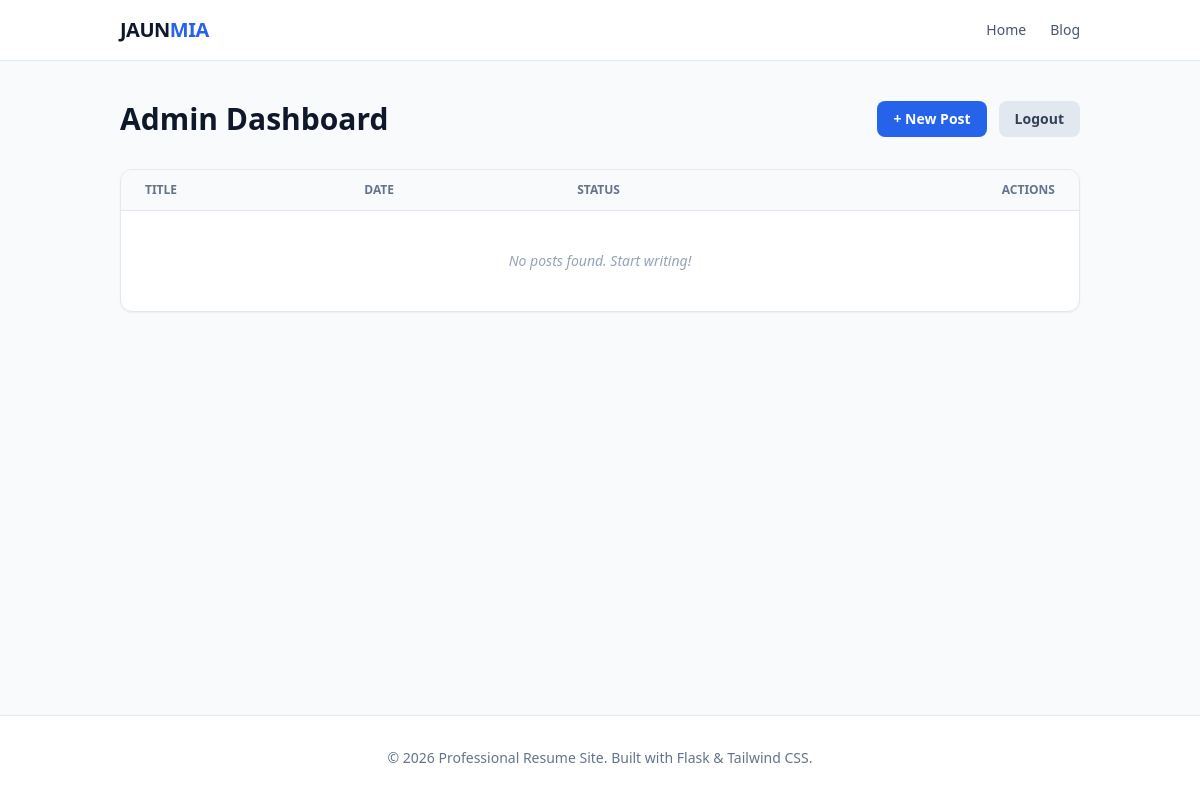
Page /admin/ (signed in) on the earlier database version.
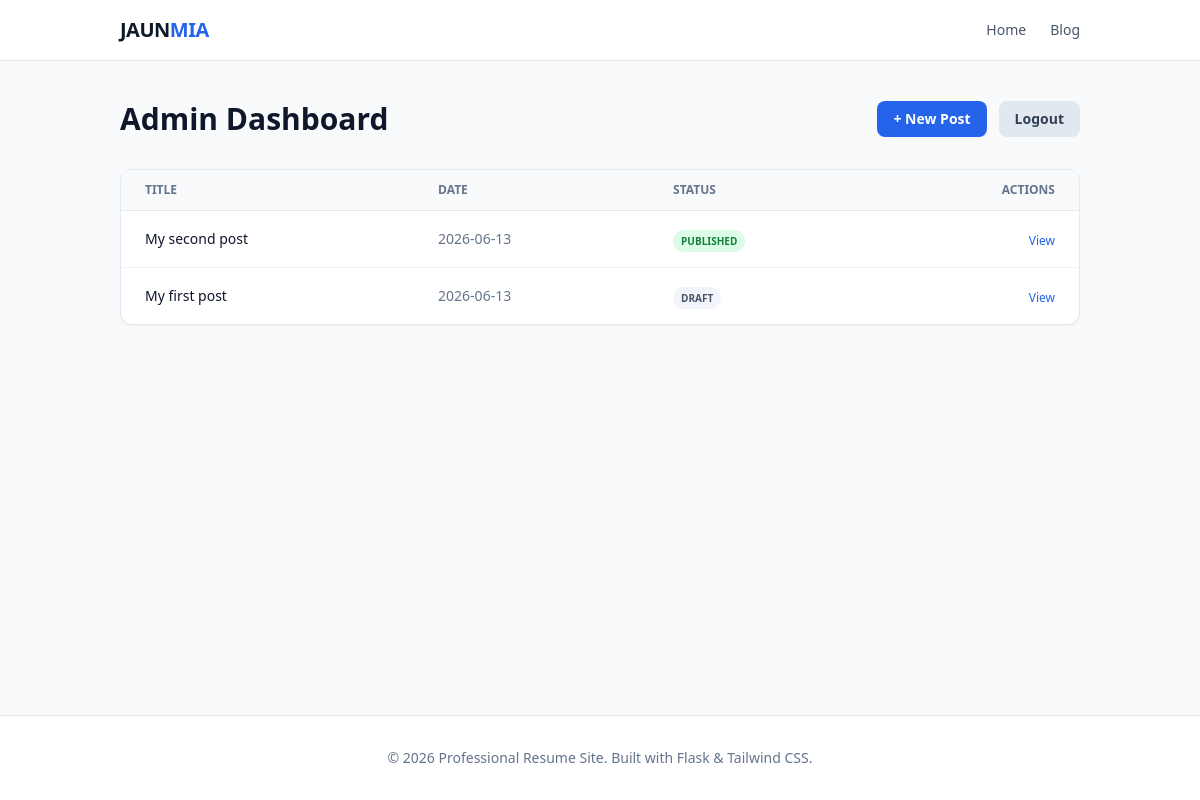
Same page on the later database version.
### blog/models.py (models this page shows, shortened)
class BlogPost(db.Model):
    __tablename__ = 'blog_posts'
    id = db.Column(db.Integer, primary_key=True)
    title = db.Column(db.String(200), nullable=False)
    slug = db.Column(db.String(200), unique=True, nullable=False) # URL-friendly version of title
    date_posted = db.Column(db.DateTime, default=datetime.utcnow)
    content = db.Column(db.Text, nullable=False)
    is_published = db.Column(db.Boolean, default=False)

### admin/routes.py (the view)
@admin_bp.route('/')
def dashboard():
    posts = BlogPost.query.order_by(BlogPost.date_posted.desc()).all()
    return render_template('admin/dashboard.html', posts=posts)

### admin/routes.py (called while the page is built)
def is_logged_in():
    return session.get('logged_in')

@admin_bp.before_request
def restrict_to_admin():
    if not is_logged_in():
        if request.endpoint != 'admin.login':
            return redirect(url_for('admin.login'))

### templates/admin/dashboard.html (shortened to what this page needs)
{% extends "base.html" %}
{% block content %}
<div class="flex justify-between items-center mb-8">
    <h1 class="text-3xl font-bold text-slate-900">Admin Dashboard</h1>
    <div class="flex gap-3">
        <a href="{{ url_for('admin.create_post') }}" class="bg-blue-600 text-white px-4 py-2 rounded-lg text-sm font-semibold hover:bg-blue-700 transition-colors">
            + New Post
        </a>
        <a href="{{ url_for('admin.logout') }}" class="bg-slate-200 text-slate-700 px-4 py-2 rounded-lg text-sm font-semibold hover:bg-slate-300 transition-colors">
            Logout
        </a>
    </div>
</div>
<div class="bg-white rounded-xl border border-slate-200 shadow-sm overflow-hidden">
    <table class="w-full text-left border-collapse">
        <thead class="bg-slate-50 border-b border-slate-200">
            <tr>
                <th class="px-6 py-3 text-xs font-bold uppercase text-slate-500">Title</th>
                <th class="px-6 py-3 text-xs font-bold uppercase text-slate-500">Date</th>
                <th class="px-6 py-3 text-xs font-bold uppercase text-slate-500">Status</th>
                <th class="px-6 py-3 text-xs font-bold uppercase text-slate-500 text-right">Actions</th>
            </tr>
        </thead>
        <tbody class="divide-y divide-slate-100">
            {% for post in posts %}
            <tr class="hover:bg-slate-50 transition-colors">
                <td class="px-6 py-4 text-sm font-medium text-slate-900">{{ post.title }}</td>
                <td class="px-6 py-4 text-sm text-slate-500">{{ post.date_posted.strftime('%Y-%m-%d') }}</td>
                <td class="px-6 py-4">
                    {% if post.is_published %}
                    <span class="px-2 py-1 bg-green-100 text-green-700 text-[10px] font-bold rounded-full uppercase">Published</span>
                    {% else %}
                    <span class="px-2 py-1 bg-slate-100 text-slate-600 text-[10px] font-bold rounded-full uppercase">Draft</span>
                    {% endif %}
                </td>
                <td class="px-6 py-4 text-right space-x-2">
                    <a href="{{ url_for('blog.index') }}" target="_blank" class="text-xs text-blue-600 hover:underline">View</a>
                </td>
            </tr>
            {% else %}
            <tr>
                <td colspan="4" class="px-6 py-10 text-center text-slate-400 text-sm italic">
                    No posts found. Start writing!
                </td>
            </tr>
            {% endfor %}
        </tbody>
    </table>
</div>
{% endblock %}

### templates/base.html (shortened to what this page needs)
<!DOCTYPE html>
<html lang="en">
<head>
    <script src="https://cdn.tailwindcss.com"></script>
    <link rel="stylesheet" href="{{ url_for('static', filename='css/styles.css') }}">
</head>
<body class="bg-slate-50 text-slate-900 font-sans leading-normal flex flex-col min-h-screen">
    <nav class="bg-white border-b border-slate-200 py-4">
        <div class="max-w-5xl mx-auto px-4 sm:px-6 lg:px-8 flex justify-between items-center">
            <a href="{{ url_for('home') }}" class="text-xl font-bold tracking-tight text-slate-900 hover:text-blue-600 transition-colors">
                JAUN<span class="text-blue-600">MIA</span>
            </a>
            <div class="flex space-x-6 items-center">
                <a href="{{ url_for('home') }}" class="text-sm font-medium text-slate-600 hover:text-blue-600 transition-colors">Home</a>
                <a href="{{ url_for('blog.index') }}" class="text-sm font-medium text-slate-600 hover:text-blue-600 transition-colors">Blog</a>
            </div>
        </div>
    </nav>
    <main class="flex-grow py-10">
        <div class="max-w-5xl mx-auto px-4 sm:px-6 lg:px-8">
            {% block content %}{% endblock %}
        </div>
    </main>
    <footer class="bg-white border-t border-slate-200 py-8">
        <div class="max-w-5xl mx-auto px-4 sm:px-6 lg:px-8 text-center text-slate-500 text-sm">
            <p>&copy; {{ 2026 }} Professional Resume Site. Built with Flask & Tailwind CSS.</p>
        </div>
    </footer>
</body>
</html>

### templates/base.html (style rules this page uses)
:root { --accent-color: #2563eb; }

Differences in the rows shown:
added BlogPost: title "My second post", date_posted "2026-06-13", is_published "PUBLISHED"
added BlogPost: title "My first post", date_posted "2026-06-13", is_published "DRAFT"
Other differences:
text no longer shown: "No posts found. Start writing!"
